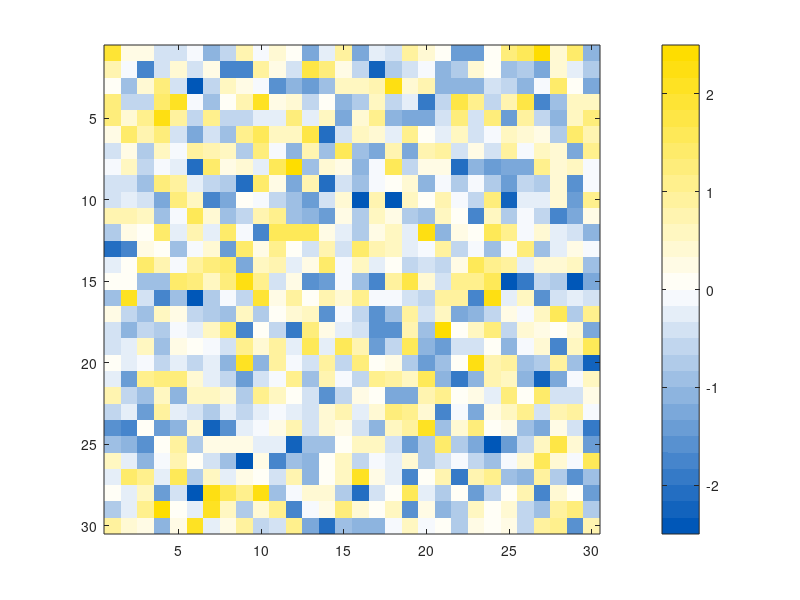

The MATLAB source for this figure:
% Create a custom colormap using the Ukraine flag colors 
% (I added white to increase visibility)
% 
% Feel free to adapt the code as you like!
% sincxpress.com
% 

% specify colors in RGB codes
b = [  0  87 184];
w = [255 255 255];
y = [254 221   0];

% create interpolation grid
k = 30;
xi = linspace(0,1,k);

% create colormap matrix
R = interp1([0,.5,1],[b(1) w(1) y(1)],xi)';
G = interp1([0,.5,1],[b(2) w(2) y(2)],xi)';
B = interp1([0,.5,1],[b(3) w(3) y(3)],xi)';

cmap = [R G B] / 255; % scale by 255 for range of [0,1]


% test on random data!
imagesc(randn(30));
colormap(cmap)
colorbar
set(gca,'clim',[-1 1]*2.5)

